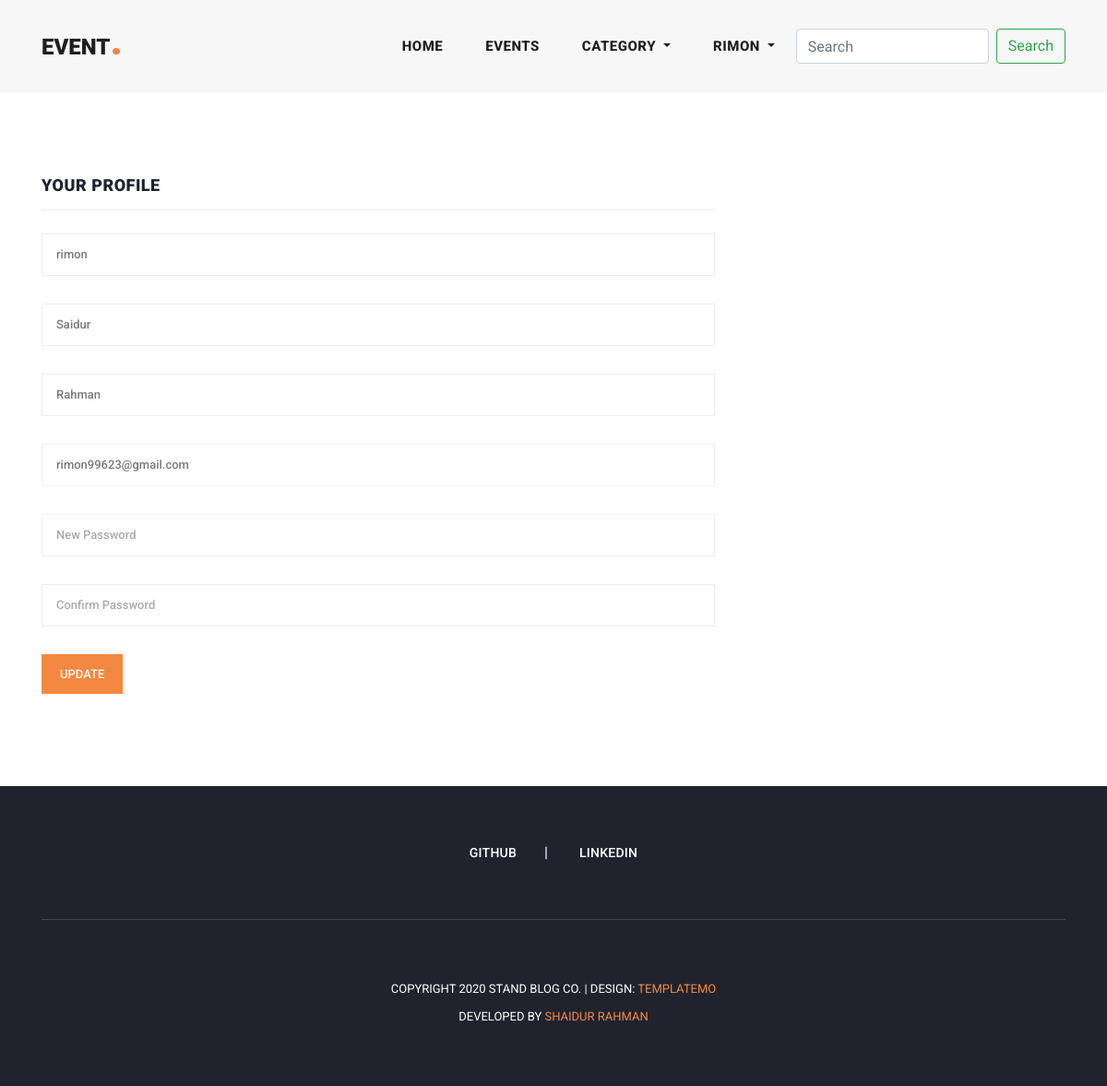
Page /profile/ (signed in) on the committed database.
### account/models.py (models this page shows, shortened)
class CustomUser(AbstractBaseUser, PermissionsMixin):
    username = models.CharField(
        max_length=150,
        validators=[UnicodeUsernameValidator, ],
        unique=True
    )
    email = models.EmailField(unique=True)
    first_name = models.CharField(max_length=30, blank=True)
    last_name = models.CharField(max_length=30, blank=True)
    is_active = models.BooleanField(default=True)
    is_staff = models.BooleanField(default=False)
    date_joined = models.DateTimeField(auto_now_add=True)
    objects = CustomUserManager()
    USERNAME_FIELD = 'username'
    REQUIRED_FIELDS = ['email']

### account/views.py (the view, shortened to what this page needs)
# urls.py: path('profile/', ProfileView.as_view(), name='profile'),
class ProfileView(LoginRequiredMixin, View):
    login_url = 'login'
    def get(self, request, *args, **kwargs):
        account = get_object_or_404(CustomUser, pk=request.user.pk)
        form = UserProfileUpdateForm(instance=account)
        context = {
            "account": account,
            "form": form
        }
        return render(request, 'profile.html', context)

### account/forms.py (shortened to what this page needs)
class UserProfileUpdateForm(forms.ModelForm):
    class Meta:
        model = CustomUser
        fields = ("username", "first_name", "last_name", "email", )

### post/context_processors.py (called while the page is built)
def categories(request):
    categories_with_counts = Category.objects.annotate(blogs_count=Count('category_event'))
    return {"categories": categories_with_counts}

### templates/profile.html (shortened to what this page needs)
{% extends "base.html" %}
{% load static %}
{% block content %}
    <div class="heading-page header-text">
      </div>
      <section class="contact-us">
        <div class="container">
          <div class="row">
            <div class="col-lg-12">
              <div class="down-contact">
                <div class="row">
                  <div class="col-lg-8">
                    <div class="sidebar-item contact-form">
                      <div class="sidebar-heading">
                        <h2>Your Profile</h2>
                      </div>
                      <div class="content">
                        <form id="contact" action="{% url 'profile' %}" method="POST" novalidate>
                          <div class="row">
                            <div class="col-lg-12">
                              <fieldset>
                                <input name="username" type="text" value="{{account.username}}">
                              </fieldset>
                            </div>
                            <div class="col-lg-12">
                                <fieldset>
                                  <input name="first_name" type="text" value="{{account.first_name}}" placeholder="First Name">
                                </fieldset>
                              </div>
                              <div class="col-lg-12">
                                <fieldset>
                                  <input name="last_name" type="text" value="{{account.last_name}}" placeholder="Last Name">
                                </fieldset>
                              </div>
                            <div class="col-lg-12">
                              <fieldset>
                                <input name="email" type="email" value="{{account.email}}">
                              </fieldset>
                            </div>
                            <div class="col-lg-12">
                              <fieldset>
                                <input name="new_password" type="password" value="" placeholder="New Password">
                              </fieldset>
                            </div>
                            <div class="col-lg-12">
                              <fieldset>
                                <input name="confirm_password" type="password" value="" placeholder="Confirm Password">
                              </fieldset>
                            </div>
                            <div class="col-lg-12">
                              <fieldset>
                                <button type="submit" id="form-submit" class="main-button">Update</button>
                              </fieldset>
                            </div>
                          </div>
                        </form>
                      </div>
                    </div>
                  </div>
                </div>
              </div>
            </div>
          </div>
        </div>
      </section>
{% endblock content %}

### templates/header.html (shortened to what this page needs)
<header class="">
    <nav class="navbar navbar-expand-lg">
      <div class="container">
        <a class="navbar-brand" href="{% url 'home' %}"><h2>Event<em>.</em></h2></a>
        <div class="collapse navbar-collapse" id="navbarResponsive">
          <ul class="navbar-nav ml-auto">
            <li class="nav-item {% if current_path == '/' %}active{% endif %}">
              <a class="nav-link" href="{% url 'home' %}">Home
              </a>
            </li>
            <li class="nav-item {% if current_path == '/all_events/' %}active{% endif %}">
              <a class="nav-link" href="{% url 'all_events' %}">Events</a>
            </li>
            <li class="nav-item dropdown">
              <a class="nav-link dropdown-toggle" href="#" id="navbarDropdown" role="button" data-toggle="dropdown" aria-haspopup="true" aria-expanded="false">
                Category
              </a>
            </li>
            {% if request.user.is_authenticated %}
            <li class="nav-item dropdown">
              <a class="nav-link dropdown-toggle" href="#" id="navbarDropdown" role="button" data-toggle="dropdown" aria-haspopup="true" aria-expanded="false">
                {{request.user.username}}
              </a>
            </li>
            {% else %}
            <li class="nav-item {% if current_path == '/login/' %}active{% endif %}">
              <a class="nav-link" href="{% url 'login' %}">Login</a>
            </li>
            {% endif %}
            <form class="form-inline my-2 my-lg-0" action="#" method="GET">
              <input class="form-control mr-sm-2" name="key" type="search" placeholder="Search" aria-label="Search" required>
              <button class="btn btn-outline-success my-2 my-sm-0" type="submit">Search</button>
            </form>
          </ul>
        </div>
      </div>
    </nav>
  </header>

### assets/css/templatemo-stand-blog.css (style rules this page uses)
body { font-family: 'Roboto', sans-serif; overflow-x: hidden; text-rendering: optimizeLegibility; -webkit-font-smoothing: antialiased; -moz-osx-font-smoothing: grayscale; }
a { text-decoration: none!important; }
ul { padding: 0; margin: 0; list-style: none; }
h1,h2,h3,h4,h5,h6 { margin: 0px; }
.heading-page { padding-top: 110px; }
header { position: absolute; z-index: 99999; width: 100%; height: 100px; background-color: #f7f7f7; -webkit-transition: all 0.3s ease-in-out 0s; -moz-transition: all 0.3s ease-in-out 0s; -o-transition: all 0.3s ease-in-out 0s; transition: all 0.3s ease-in-out 0s; }
header .navbar { padding: 25px 0px; }
.navbar .navbar-brand { float: left; margin-top: -12px; outline: none; }
.navbar .navbar-brand h2 { color: #1e1e1e; text-transform: uppercase; font-size: 24px; font-weight: 900; -webkit-transition: all .3s ease 0s; -moz-transition: all .3s ease 0s; -o-transition: all .3s ease 0s; transition: all .3s ease 0s; }
.navbar .navbar-brand h2 em { font-size: 44px; font-style: normal; color: #f48840; }
#navbarResponsive { z-index: 999; }
.navbar-collapse { text-align: center; }
.navbar .navbar-nav .nav-item { margin: 0px 15px; }
.navbar .navbar-nav a.nav-link { text-transform: capitalize; font-size: 15px; font-weight: 800; text-transform: uppercase; letter-spacing: 0.5px; color: #1e1e1e; transition: all 0.3s; }
.contact-us .down-contact, .contact-us #map { margin-top: 80px; }
.contact-us .sidebar-heading h2 { font-size: 18px; text-transform: uppercase; font-weight: 900; letter-spacing: 0.5px; color: #20232e; border-bottom: 1px solid #eee; padding-bottom: 15px; margin-bottom: 25px; }
.contact-us .contact-form input { width: 100%; height: 46px; border: 1px solid #eee; font-size: 13px; font-weight: 500; color: #7a7a7a; outline: none; padding: 0px 15px; margin-bottom: 30px; }
.contact-us .contact-form input::placeholder, .contact-us .contact-form textarea::placeholder { color: #aaa; }
.contact-us .contact-form button { display: inline-block; background-color: #f48840; color: #fff; font-size: 13px; font-weight: 500; padding: 12px 20px; text-transform: uppercase; transition: all .3s; border: none; outline: none; }

### rows in the picture
CustomUser: user.username "RIMON", username "rimon", first_name "Saidur", last_name "Rahman", email "rimon99623@gmail.com"
